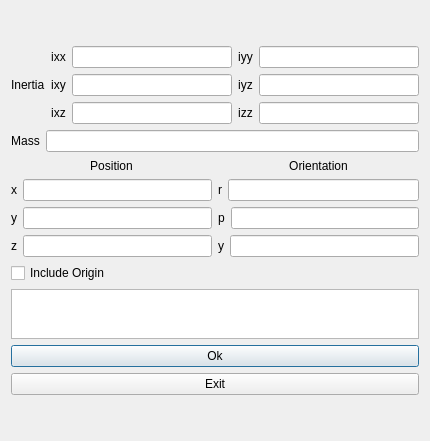
<?xml version="1.0" encoding="UTF-8"?>
<ui version="4.0">
 <class>AddInertial</class>
 <widget class="QDialog" name="AddInertial">
  <property name="geometry">
   <rect>
    <x>0</x>
    <y>0</y>
    <width>430</width>
    <height>441</height>
   </rect>
  </property>
  <property name="windowTitle">
   <string>Dialog</string>
  </property>
  <layout class="QVBoxLayout" name="verticalLayout_5">
   <item>
    <layout class="QVBoxLayout" name="verticalLayout_4">
     <item>
      <layout class="QHBoxLayout" name="horizontalLayout_13">
       <item>
        <widget class="QLabel" name="inertia_label">
         <property name="text">
          <string>Inertia</string>
         </property>
        </widget>
       </item>
       <item>
        <layout class="QVBoxLayout" name="verticalLayout_2">
         <item>
          <layout class="QHBoxLayout" name="horizontalLayout">
           <item>
            <widget class="QLabel" name="ixx_label">
             <property name="text">
              <string>ixx</string>
             </property>
             <property name="alignment">
              <set>Qt::AlignCenter</set>
             </property>
            </widget>
           </item>
           <item>
            <widget class="QLineEdit" name="ixx"/>
           </item>
          </layout>
         </item>
         <item>
          <layout class="QHBoxLayout" name="horizontalLayout_2">
           <item>
            <widget class="QLabel" name="ixy_label">
             <property name="text">
              <string>ixy</string>
             </property>
             <property name="alignment">
              <set>Qt::AlignCenter</set>
             </property>
            </widget>
           </item>
           <item>
            <widget class="QLineEdit" name="ixy"/>
           </item>
          </layout>
         </item>
         <item>
          <layout class="QHBoxLayout" name="horizontalLayout_7">
           <item>
            <widget class="QLabel" name="ixz_label">
             <property name="text">
              <string>ixz</string>
             </property>
             <property name="alignment">
              <set>Qt::AlignCenter</set>
             </property>
            </widget>
           </item>
           <item>
            <widget class="QLineEdit" name="ixz"/>
           </item>
          </layout>
         </item>
        </layout>
       </item>
       <item>
        <layout class="QVBoxLayout" name="verticalLayout_3">
         <item>
          <layout class="QHBoxLayout" name="iyy_group">
           <item>
            <widget class="QLabel" name="iyy_label">
             <property name="text">
              <string>iyy</string>
             </property>
             <property name="alignment">
              <set>Qt::AlignCenter</set>
             </property>
            </widget>
           </item>
           <item>
            <widget class="QLineEdit" name="iyy"/>
           </item>
          </layout>
         </item>
         <item>
          <layout class="QHBoxLayout" name="iyz_group">
           <item>
            <widget class="QLabel" name="iyz_label">
             <property name="text">
              <string>iyz</string>
             </property>
             <property name="alignment">
              <set>Qt::AlignCenter</set>
             </property>
            </widget>
           </item>
           <item>
            <widget class="QLineEdit" name="iyz"/>
           </item>
          </layout>
         </item>
         <item>
          <layout class="QHBoxLayout" name="izz_group">
           <item>
            <widget class="QLabel" name="izz_label">
             <property name="text">
              <string>izz</string>
             </property>
             <property name="alignment">
              <set>Qt::AlignCenter</set>
             </property>
            </widget>
           </item>
           <item>
            <widget class="QLineEdit" name="izz"/>
           </item>
          </layout>
         </item>
        </layout>
       </item>
      </layout>
     </item>
     <item>
      <layout class="QHBoxLayout" name="horizontalLayout_14">
       <item>
        <widget class="QLabel" name="mass_label">
         <property name="text">
          <string>Mass</string>
         </property>
         <property name="alignment">
          <set>Qt::AlignCenter</set>
         </property>
        </widget>
       </item>
       <item>
        <widget class="QLineEdit" name="mass"/>
       </item>
      </layout>
     </item>
     <item>
      <layout class="QVBoxLayout" name="verticalLayout">
       <item>
        <layout class="QHBoxLayout" name="horizontalLayout_22">
         <item>
          <layout class="QVBoxLayout" name="position_group">
           <item>
            <widget class="QLabel" name="position_label">
             <property name="maximumSize">
              <size>
               <width>16777215</width>
               <height>15</height>
              </size>
             </property>
             <property name="text">
              <string>Position</string>
             </property>
             <property name="alignment">
              <set>Qt::AlignCenter</set>
             </property>
            </widget>
           </item>
           <item>
            <layout class="QHBoxLayout" name="x_group">
             <item>
              <widget class="QLabel" name="x_label">
               <property name="text">
                <string>x</string>
               </property>
               <property name="alignment">
                <set>Qt::AlignCenter</set>
               </property>
              </widget>
             </item>
             <item>
              <widget class="QLineEdit" name="x"/>
             </item>
            </layout>
           </item>
           <item>
            <layout class="QHBoxLayout" name="y_group">
             <item>
              <widget class="QLabel" name="y_label">
               <property name="text">
                <string>y</string>
               </property>
               <property name="alignment">
                <set>Qt::AlignCenter</set>
               </property>
              </widget>
             </item>
             <item>
              <widget class="QLineEdit" name="y"/>
             </item>
            </layout>
           </item>
           <item>
            <layout class="QHBoxLayout" name="z_group">
             <item>
              <widget class="QLabel" name="z_label">
               <property name="text">
                <string>z</string>
               </property>
               <property name="alignment">
                <set>Qt::AlignCenter</set>
               </property>
              </widget>
             </item>
             <item>
              <widget class="QLineEdit" name="z"/>
             </item>
            </layout>
           </item>
          </layout>
         </item>
         <item>
          <layout class="QVBoxLayout" name="verticalLayout_11">
           <item>
            <widget class="QLabel" name="orientation_label">
             <property name="maximumSize">
              <size>
               <width>16777215</width>
               <height>15</height>
              </size>
             </property>
             <property name="text">
              <string>Orientation</string>
             </property>
             <property name="alignment">
              <set>Qt::AlignCenter</set>
             </property>
            </widget>
           </item>
           <item>
            <layout class="QHBoxLayout" name="roll_group">
             <item>
              <widget class="QLabel" name="roll_label">
               <property name="text">
                <string>r</string>
               </property>
               <property name="alignment">
                <set>Qt::AlignCenter</set>
               </property>
              </widget>
             </item>
             <item>
              <widget class="QLineEdit" name="roll"/>
             </item>
            </layout>
           </item>
           <item>
            <layout class="QHBoxLayout" name="pitch_group">
             <item>
              <widget class="QLabel" name="pitch_label">
               <property name="text">
                <string>p</string>
               </property>
               <property name="alignment">
                <set>Qt::AlignCenter</set>
               </property>
              </widget>
             </item>
             <item>
              <widget class="QLineEdit" name="pitch"/>
             </item>
            </layout>
           </item>
           <item>
            <layout class="QHBoxLayout" name="horizontalLayout_11">
             <item>
              <widget class="QLabel" name="yaw_label">
               <property name="text">
                <string>y</string>
               </property>
               <property name="alignment">
                <set>Qt::AlignCenter</set>
               </property>
              </widget>
             </item>
             <item>
              <widget class="QLineEdit" name="yaw"/>
             </item>
            </layout>
           </item>
          </layout>
         </item>
        </layout>
       </item>
       <item>
        <widget class="QCheckBox" name="includeorigin">
         <property name="text">
          <string>Include Origin</string>
         </property>
        </widget>
       </item>
      </layout>
     </item>
     <item>
      <widget class="QTextBrowser" name="errorlist">
       <property name="maximumSize">
        <size>
         <width>16777215</width>
         <height>50</height>
        </size>
       </property>
      </widget>
     </item>
     <item>
      <widget class="QPushButton" name="ok">
       <property name="text">
        <string>Ok</string>
       </property>
      </widget>
     </item>
     <item>
      <widget class="QPushButton" name="exit">
       <property name="text">
        <string>Exit</string>
       </property>
      </widget>
     </item>
    </layout>
   </item>
  </layout>
 </widget>
 <resources/>
 <connections/>
</ui>
